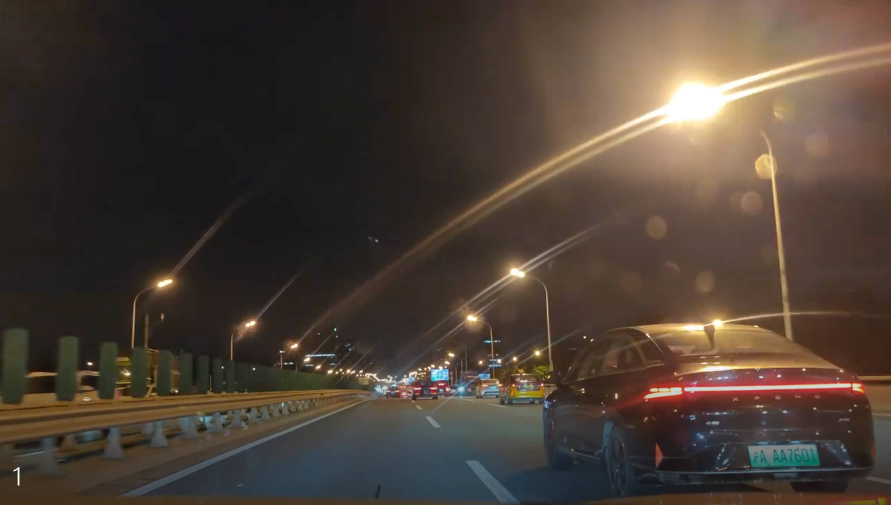
#> input picture vistual_recognize/input/1.jpg, 1781 x 1010 px, given in place of the camera (shown at 1/2 size)
$ jupyter execute --allow-errors opencv.ipynb   (text cells are left out)
#> lines starting #> are read from the running program, lines starting #| are printed output that depends on the picture; pictures that were not available may be replaced by others from this repository, and a replacement may not be noted
[cell 1]
import cv2
import numpy as np
from matplotlib import pyplot as plt
print(cv2.__version__)

[cell 2]
img = cv2.imread("./notebook/game.ico")#默认读取为bgr图，注意顺序
img_gray=cv2.imread("./notebook/game.ico",cv2.IMREAD_GRAYSCALE)
#> (the rest of this cell did not finish here and is left out)

[cell 3]
def show(name,img):
    cv2.imshow(name,img)
    cv2.waitKey(0)
    cv2.destroyAllWindows()

[cell 4]
cap = cv2.VideoCapture(0)
cap.set(3,500)
cap.set(4,500)
while True:
    suc,img = cap.read()
#> img is the input picture: shape (1010, 1781, 3); mean B, G, R 53.7, 62.8, 75.3
    cv2.imshow("yes",img)
    if cv2.waitKey(1)&0xFF==ord('q'):
#> (key q is pressed here)
        break

[cell 5]
show('1',img)

[cell 6]
show('2',img_gray)

[cell 7]
vc = cv2.VideoCapture('/home/ano/视频/Kazam_screencast_00000.mp4')
if vc.isOpened():
    ope,fra = vc.read()
else:
    ope = False
while ope:
    ret,fra = vc.read()

    if fra is None:
        break
    if ret == True:
        gray = cv2.cvtColor(fra,cv2.COLOR_BGR2GRAY)
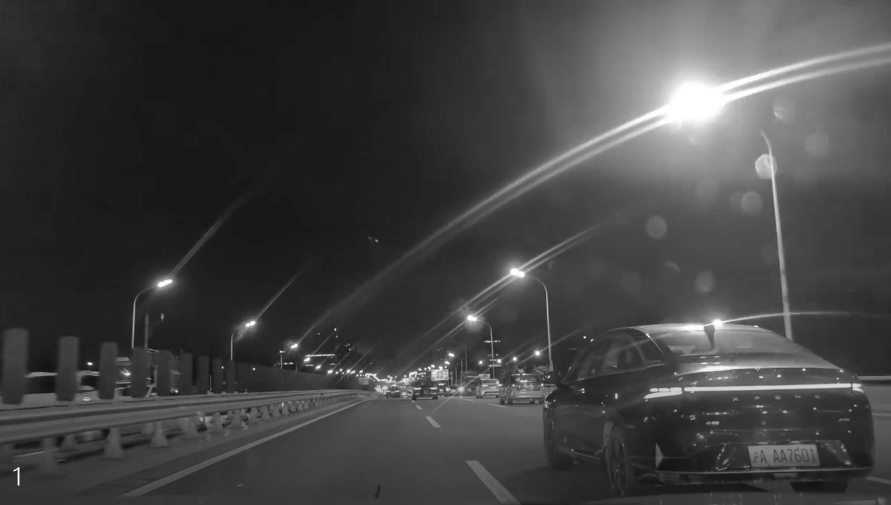
#> gray: shape (1010, 1781) (shown at 1/2 size); min 12, max 255, mean 65.6
        cv2.imshow('3',gray)
        if cv2.waitKey(40)&0xFF==27:
#> (key q is pressed here)
            break
vc.release()
cv2.destroyAllWindows()

[cell 8]
an = cv2.copyMakeBorder(img,50,50,50,50,cv2.BORDER_REFLECT)
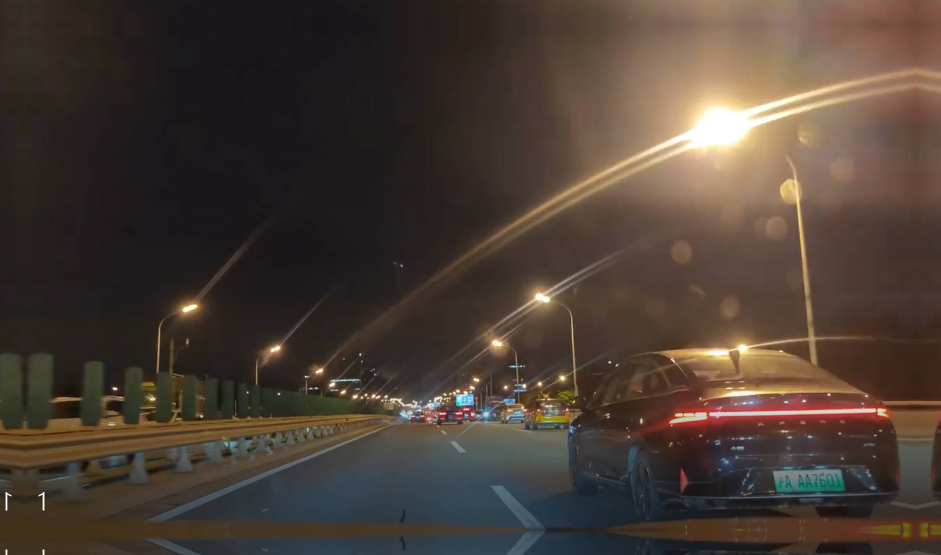
#> an: shape (1110, 1881, 3) (shown at 1/2 size); mean B, G, R 52.8, 61.8, 74.2
plt.imshow(an)

[cell 9]
img = cv2.resize(img,(50,50))
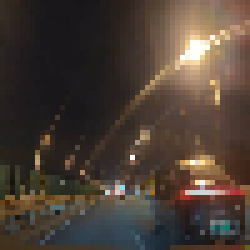
#> img: shape (50, 50, 3) (shown 5 times larger); mean B, G, R 54, 63, 75.3
plt.imshow(img)

[cell 10]
img = cv2.resize(img,(0,0),fx=3,fy=1)
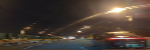
#> img: shape (50, 150, 3); mean B, G, R 54, 63, 75.3
plt.imshow(img)

[cell 11]
img1 = img[:,::-1,:]
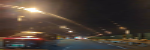
#> img1: shape (50, 150, 3); mean B, G, R 54, 63, 75.3
img2 = img
plt.subplot(121)
plt.imshow(img1)
plt.subplot(122)
plt.imshow(img2)
#> figure, not shown here; B, G, R data is drawn as R, G, B

[cell 12]
r = cv2.addWeighted(img1,0.4,img2,0.6,0)
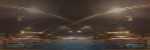
#> r: shape (50, 150, 3); mean B, G, R 54, 63, 75.3
plt.imshow(r)
